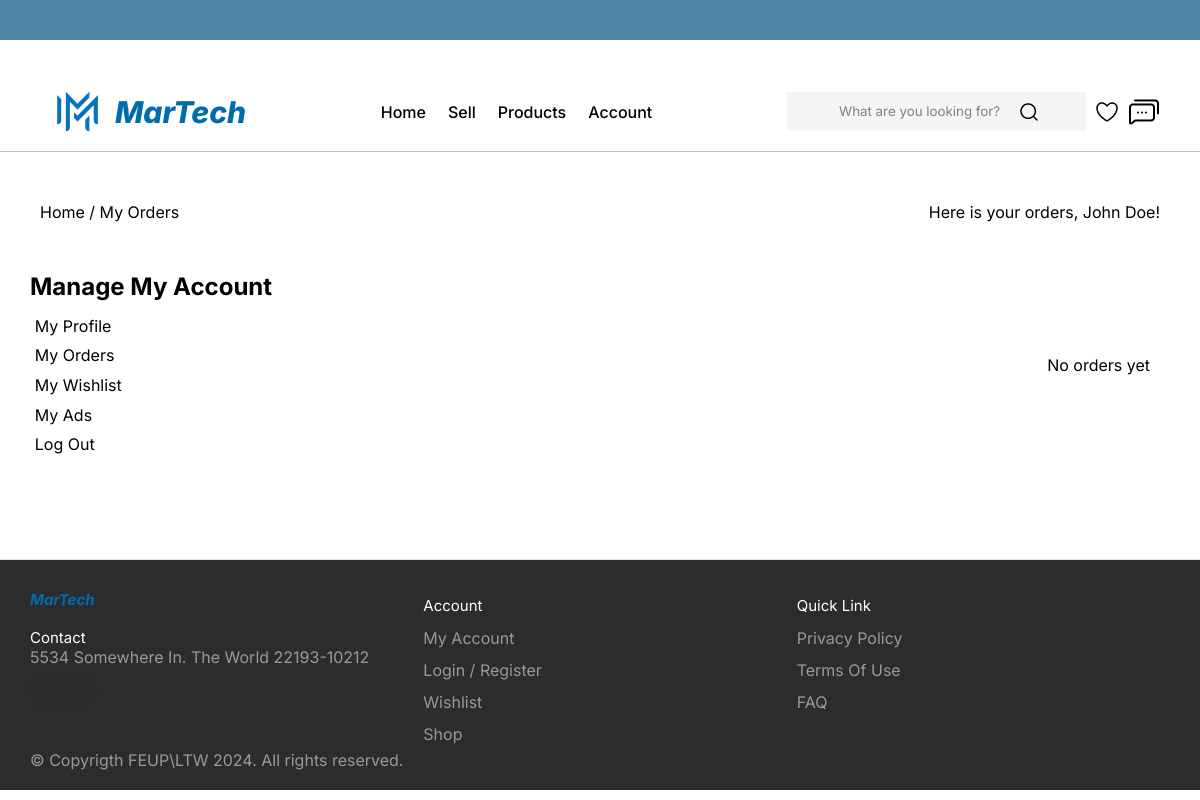
Page /pages/order.php (signed in) on the earlier database version.
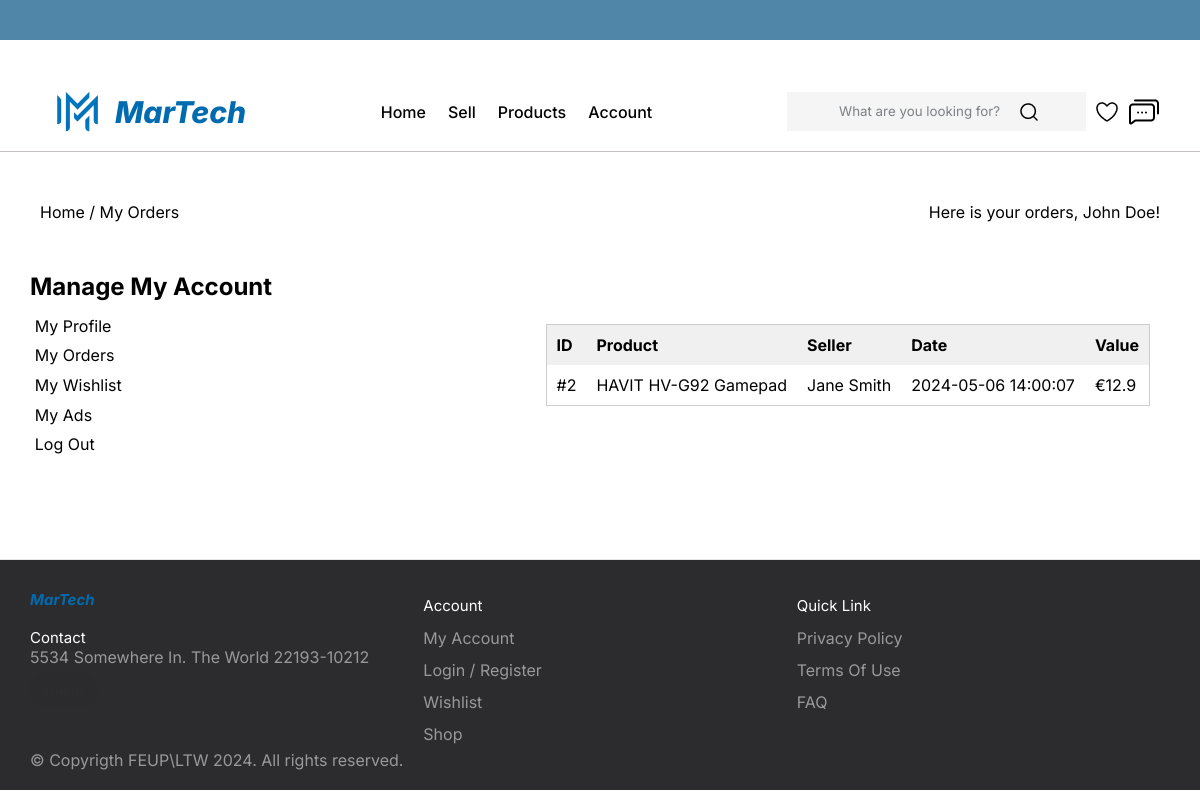
Same page on the later database version.
### tables this page shows
CREATE TABLE ORDERS (
    id INT PRIMARY KEY NOT NULL,
    buyer_id INT NOT NULL,
    seller_id INT NOT NULL,
    item_id INT NOT NULL,
    amount DECIMAL(10, 2) NOT NULL,
    status TEXT NOT NULL,
    created_at TIMESTAMP DEFAULT CURRENT_TIMESTAMP,
    FOREIGN KEY (buyer_id) REFERENCES USERS(id),
    FOREIGN KEY (seller_id) REFERENCES USERS(id),
    FOREIGN KEY (item_id) REFERENCES ITEMS(id)
);

CREATE TABLE ITEMS(
id INT PRIMARY KEY NOT NULL,
name TEXT NOT NULL,
description TEXT NOT NULL,
price DECIMAL(10, 2) NOT NULL,
old_price DECIMAL(10, 2),
category TEXT NOT NULL,
condition TEXT NOT NULL,
location TEXT NOT NULL,
main_image TEXT NOT NULL,
published_time TEXT NOT NULL,
seller_id INT NOT NULL,
FOREIGN KEY (seller_id) REFERENCES USERS(id)
);

CREATE TABLE USERS(
id INT PRIMARY KEY NOT NULL,
name TEXT NOT NULL,
address TEXT,
phone TEXT NOT NULL UNIQUE,
email TEXT NOT NULL UNIQUE,
password TEXT NOT NULL
);

### utils/session.php (called while the page is built, shortened)
<?php
  class Session {
    static function getName() : ?string {
      return isset($_SESSION['name']) ? $_SESSION['name'] : 'null';
    }
  }
?>

### actions/orders_action.php (the view, shortened to what this page needs)
<?php
  require_once(__DIR__ . '/../utils/session.php');
  require_once(__DIR__ .'/../actions/top_bar.php');
  require_once(__DIR__ .'/../actions/footer.php');
  function drawOrders() {
    $session = new Session();
    $db = getDatabaseConnection();
    $user_id = $session->getId();
    $query = 'SELECT * FROM Orders WHERE buyer_id = ?';
    $stmt = $db->prepare($query);
    $stmt->execute(array($user_id));
    $orders = $stmt->fetchAll();
    ?>
    <section class="orders">
    <?php if(!$orders){
            echo '<p>No orders yet</p>';
            ?>
            </section>
            <?php
    }
    else {
        foreach ($orders as $order){
          $item_id = $order['item_id'];
          $query = 'SELECT * FROM Items WHERE id = ?';
          $stmt = $db->prepare($query);
          $stmt->execute(array($item_id));
          $item = $stmt->fetch();
          $item_name = $item['name'];
          $price = $order['amount'];
          $created_at = $order['created_at'];
          $seller_id = $order['seller_id'];
          $query = 'SELECT * FROM Users WHERE id = ?';
          $stmt = $db->prepare($query);
          $stmt->execute(array($seller_id));
          $seller = $stmt->fetch();
          $seller_name = $seller['name'];
    ?>
        <a href="item.php?id=<?php echo $item_id;?>"; class="order_link">
        <table class="order_table">
          <tr>
              <th>ID</th>
              <th>Product</th>
              <th>Seller</th>
              <th>Date</th>
              <th>Value</th>
          </tr>
          <tr>
              <td>#<?php echo $item_id;?></td>
              <td><?php echo $item_name;?></td>
              <td><?php echo $seller_name;?></td>
              <td><?php echo $created_at;?></td>
              <td>€<?php echo $price;?></td>
          </tr>
        </table>
        </a>
      </section>
    <?php
        }
    }
}
?>

### pages/order.php (shortened to what this page needs)
<?php
  require_once(__DIR__ .'/../actions/top_bar.php');
  require_once(__DIR__ .'/../actions/footer.php');
  require_once(__DIR__ .'/../actions/orders_action.php');
  $session = new Session(); ?>
<!DOCTYPE html>
<html lang="en-US">
  <head>
    <link href="../CSS/order.css" rel="stylesheet">
    <link href="../CSS/topbar.css" rel="stylesheet">
    <link href="../CSS/footer.css" rel="stylesheet">
  </head>
  <header class="header">
    <?php drawHeader(); ?>
  </header>
  <body id="order_body">
    <section class="orders_header">
      <div class= "orders_header_container">
        <p>Home / My Orders</p>
        <p>Here is your orders, <?php echo
        $session->getName();
        ?>!</p>
      </div>
    </section>
    <section class="account">
      <div class="container account_nav">
        <h1 class="profile_title">Manage My Account</h1>
        <div class="account_selector">
          <a href="profile.php" class="account_link">My Profile</a>
          <a href="order.php" class="account_link">My Orders</a>
          <a href="wishlist.php" class="account_link">My Wishlist</a>
          <a href="myads.php" class="account_link">My Ads</a>
          <a href="login.php" class="account_link" id="logout">Log Out</a>
        </div>
      </div>
      <?php
      drawOrders();
      ?>
    </section>
    <?php drawFooter(); ?>
  </body>

### actions/top_bar.php (shortened to what this page needs)
<?php
function drawHeader(){
?>
 <div class="top_bar">
</div>
 <nav class="nav">
  <div class="container nav_container">
    <div class="nav-title">
    <img src="../images/logo-removebg-preview.png" alt="Martech logo" class="logo" width="75px";>
    <a href="menu.php" class="nav_logo">MarTech</a></div>
    <ul class="nav_list">
      <li class="nav_item"><a href="../pages/menu.php" class="nav_link">Home</a></li>
      <li class="nav_item"><a href="../pages/sell.html" class="nav_link">Sell</a></li>
      <li class="nav_item"><a href="../pages/browse.php" class="nav_link">Products</a></li>
      <li class="nav_item">
        <a href="../pages/profile.php" class="nav_link">Account</a>
      </li>
    </ul>
    <div class="nav_items">
      <form action="#" class="nav_form">
        <input
          type="text"
          class="nav_input"
          id="search"
          placeholder="What are you looking for?" />
        <img src="../images/search.png" alt="" class="nav_search" />
      </form>
      <img src="../images/heart.png" alt="" class="nav_heart"  id="favoriteIcon"/>
      <img src="../images/message.png" alt="" class="nav_heart" id="messageIcon"/>
    </div>
  </div>
</nav>
<?php
}
?>

### actions/footer.php (shortened to what this page needs)
<?php
require_once(__DIR__ .'/../utils/session.php');
function drawFooter(){
?>
<footer class="footer">
  <div class="footer__addr">
    <h1 class="footer__logo">
      MarTech</h1>
      <h2>Contact</h2>
      <address>
        5534 Somewhere In. The World 22193-10212<br>
        <a class="footer__btn" href="mailto:example@gmail.com">Email Us</a>
      </address>
  </div>
  <ul class="footer__nav">
    <li class="nav__item">
      <h2 class="nav__title">Account</h2>
      <ul class="nav__ul">
        <li>
          <a href="../pages/profile.php">My Account</a>
        </li>
        <li>
          <a href="../pages/login.php">Login / Register</a>
        </li>
        <li>
          <a href="../pages/wishlist.php">Wishlist</a>
        </li>
        <li>
          <a href="../pages/browse.php">Shop</a>
        </li>
      </ul>
    </li>
    <li class="nav__item">
      <h2 class="nav__title">Quick Link</h2>
      <ul class="nav__ul">
        <li>
          <a href="#">Privacy Policy</a>
        </li>
        <li>
          <a href="#">Terms Of Use</a>
        </li>
        <li>
          <a href="#">FAQ</a>
        </li>
      </ul>
    </li>
  </ul>
  <div class="legal">
    <p>&copy; Copyrigth FEUP\LTW 2024. All rights reserved.</p>
  </div>
</footer>
<?php
}
?>

### CSS/order.css (style rules this page uses)
#order_body { display: flex; flex-direction: column; }
.orders_header_container { width: 100%; align-self: center; display: flex; justify-content:space-between; margin: 5rem 0rem; align-items: center; padding: 0rem 1rem; }
.orders_header_container p { display: flex; align-items: center; }
.orders_header { width: 100%; max-width: 114rem; display: flex; align-self: center; }
.account { width: 100%; max-width: 114rem; align-self: center; display: flex; align-items: center; justify-content: space-between; margin-bottom: 10rem; }
.account_nav { flex: 0 0 30%; height: 100%; align-self: flex-start; }
.account_selector { width: 100%; display: flex; flex-direction: column; justify-content: space-around; }
.account_link { padding: 0.3em; color: black; transition: all 0.3s ease; }
.profile_title { margin-bottom: 1rem; }
.orders { display: flex; flex-direction: column; gap: 20px; padding: 20px; }
.order_table { width: 100%; border-collapse: collapse; border: 1px solid #ccc; }
.order_table th { padding: 10px; text-align: left; background-color: #f0f0f0; font-weight: bold; }
.order_table td { padding: 10px; text-align: left; }
.order_link { text-decoration: none; color:inherit; }

### CSS/topbar.css (style rules this page uses)
* { padding: 0px; margin: 0px; box-sizing: border-box; }
html { font-size: 10px; }
body { font-family: "Inter"; font-size: 1.6rem; }
a { text-decoration: none; }
ul { list-style: none; }
.nav_container { max-width: 114rem; margin: 2em auto; padding: 0rem 1rem; }
.top_bar { width: 100%; height: 4rem; background-color: #5086A8; }
.nav { width: 100%; height: 8rem; border-bottom: 1px solid rgb(199, 193, 193); }
.nav_container { width: 100%; height: 100%; display: flex; justify-content:space-between; align-items:center; }
.nav_list { display: flex; }
.nav_items { display: flex; }
.nav_logo { font-size: 3rem; font-weight: 800; font-style: italic; color: #006BAF; }
.nav_item { margin: 0rem 0.5rem; }
.nav_link { font-size: "Inter"; font-weight: 500; padding: 0.6rem; color: black; transition: all 0.3s ease; }
.nav_form { padding: 0.8rem 3em; background-color: #F5F5F5; display: flex; align-items: center; }
.nav_input::placeholder { font-family: "Inter"; padding-left: 0px; color: #7D8184; }
.nav_input { padding: 0.4rem; background-color: transparent; outline: none; border: none; }
.nav_search { cursor: pointer; }
.nav-title { display: flex; align-items: center; }
.nav_items { display: flex; align-items: center; }
.nav_heart { margin-left: 1rem; cursor: pointer; transition: all 0.3s ease; }

### CSS/footer.css (style rules this page uses)
*, *:before, *:after { box-sizing: border-box; }
.footer { display: flex; flex-flow: row wrap; padding: 30px 30px 20px 30px; color: #fff; background-color: #2c2c2e; border-top: 1px solid #e5e5e5; }
.footer > * { flex: 1 100%; }
.footer__addr { margin-right: 1.25em; margin-bottom: 2em; }
.footer__logo { font-family: 'Inter'; font-weight: 400; color: #006BAF; font-weight: bold; font-style: italic; text-transform:none; font-size: 1.5rem; }
.footer__addr h2 { margin-top: 1.3em; font-size: 15px; font-weight: 400; }
.nav__title { font-weight: 400; font-size: 15px; }
.footer address { font-style: normal; color: #999; }
.footer__btn { display: flex; align-items: center; justify-content: center; height: 36px; max-width: max-content; background-color: rgb(33, 33, 33, 0.07); border-radius: 100px; color: #2f2f2f; line-height: 0; margin: 0.6em 0; font-size: 1rem; padding: 0 1.3em; }
.footer ul { list-style: none; padding-left: 0; }
.footer li { line-height: 2em; }
.footer a { text-decoration: none; }
.footer__nav { display: flex; flex-flow: row wrap; }
.footer__nav > * { flex: 1 50%; margin-right: 1.25em; }
.nav__ul a { color: #999; }
.legal { display: flex; flex-wrap: wrap; color: #999; }
@media screen and (min-width: 40.375em) { .footer__nav > * { flex: 1; } }
@media screen and (min-width: 40.375em) { .footer__addr { flex: 1 0px; } }
@media screen and (min-width: 40.375em) { .footer__nav { flex: 2 0px; } }

Differences in the rows shown:
added orders: item "2", item.name "HAVIT HV-G92 Gamepad", seller.name "Jane Smith", created_at "2024-05-06 14:00:07", amount "12.9"
Other differences:
text no longer shown: "No orders yet"
